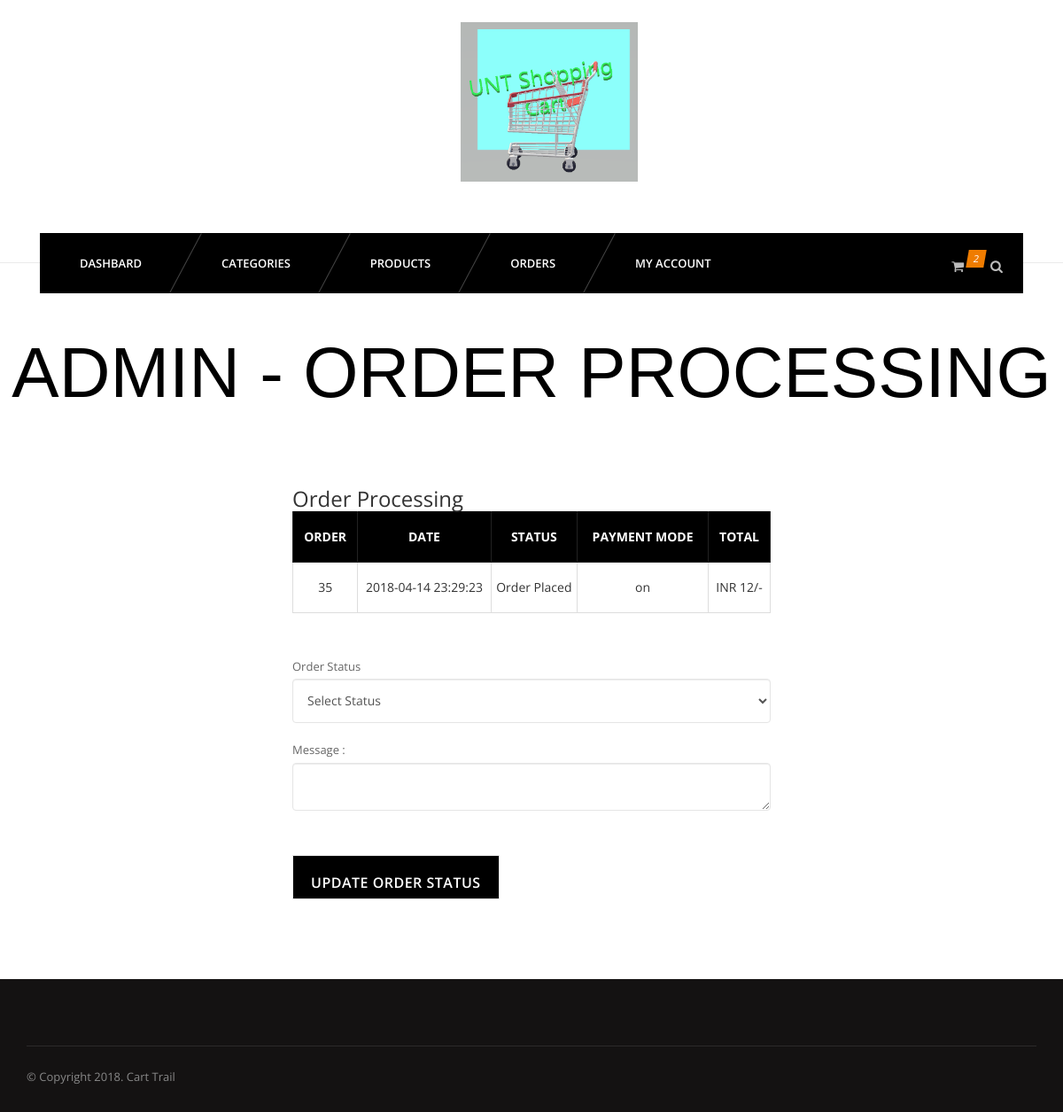
The app's page /admin/order-process.php?id=35 (signed in) with its own data.
### tables this page shows
CREATE TABLE `orders` (
  `id` int(11) NOT NULL,
  `uid` int(11) NOT NULL,
  `totalprice` varchar(255) NOT NULL,
  `orderstatus` varchar(255) NOT NULL,
  `paymentmode` varchar(255) NOT NULL,
  `timestamp` datetime NOT NULL DEFAULT CURRENT_TIMESTAMP
);

### admin/order-process.php (the view, shortened to what this page needs)
<?php include 'inc/header.php'; ?>
<?php include 'inc/nav.php'; ?>
	<section id="content">
		<div class="content-blog">
					<div class="page_header text-center">
						<h2>Admin - Order Processing</h2>
					</div>
<form method="post">
<div class="container">
			<div class="row">
				<div class="col-md-6 col-md-offset-3">
					<div class="billing-details">
						<h3 class="uppercase">Order Processing</h3>
				<table class="cart-table account-table table table-bordered">
				<thead>
					<tr>
						<th>Order</th>
						<th>Date</th>
						<th>Status</th>
						<th>Payment Mode</th>
						<th>Total</th>
					</tr>
				</thead>
				<tbody>
				<?php
					if(isset($_GET['id']) & !empty($_GET['id'])){
						$oid = $_GET['id'];
					}else{
						header('location: orders.php');
					}
					$ordsql = "SELECT * FROM orders WHERE id='$oid'";
					$ordres = mysqli_query($connection, $ordsql);
					while($ordr = mysqli_fetch_assoc($ordres)){
				?>
					<tr>
						<td>
							<?php echo $ordr['id']; ?>
						</td>
						<td>
							<?php echo $ordr['timestamp']; ?>
						</td>
						<td>
							<?php echo $ordr['orderstatus']; ?>
						</td>
						<td>
							<?php echo $ordr['paymentmode']; ?>
						</td>
						<td>
							INR <?php echo $ordr['totalprice']; ?>/-
						</td>
					</tr>
				<?php } ?>
				</tbody>
			</table>
							<label class="">Order Status </label>
							<select name="status" class="form-control">
								<option value="">Select Status</option>
							</select>
							<label>Message :</label>
							<textarea class="form-control" name="message" cols="10"> </textarea>
					<input type="submit" class="button btn-lg" value="Update Order Status">
					</div>
				</div>
			</div>
		</div>
</form>
		</div>
	</section>
<?php include 'inc/footer.php' ?>

### css/light.css (style rules this page uses)
body { background-color:#fff; }

### records on screen
orders: id "35", timestamp "2018-04-14 23:29:23", orderstatus "Order Placed", paymentmode "on", totalprice "12"
